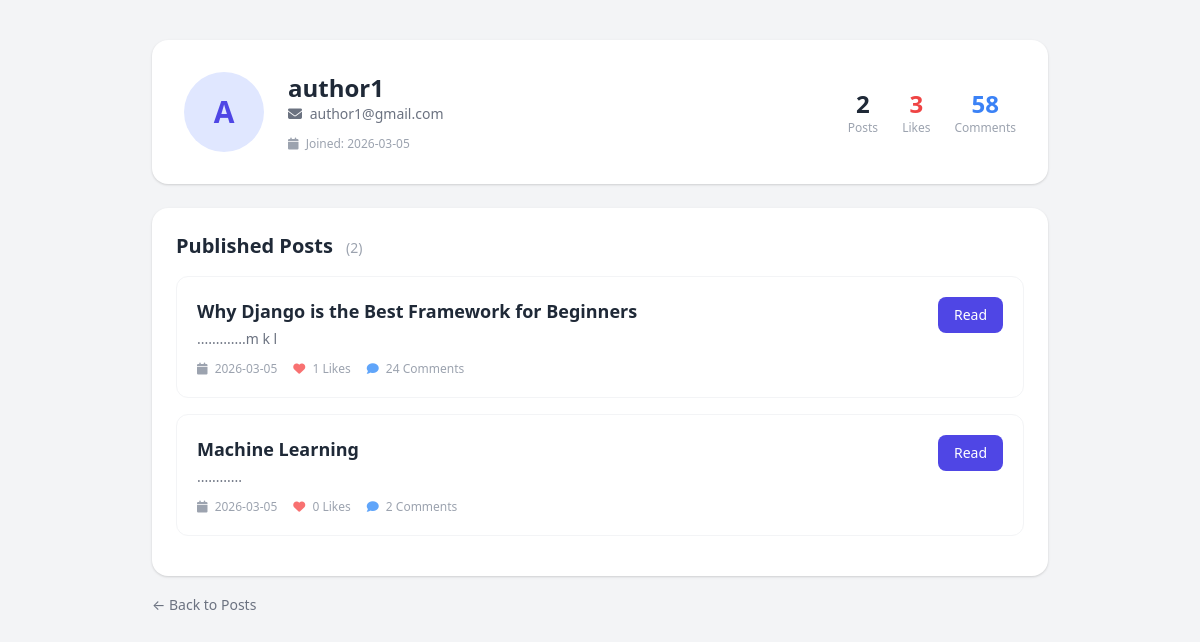
/users/author/author1, run on the app's committed database.
### users/models.py (models this page shows)
class CustomUser(AbstractUser):
    is_approved = models.BooleanField(default = False)
    is_author = models.BooleanField(default = False)

### posts/models.py (models this page shows, shortened)
class Post(models.Model):
    STATUS_CHOICES = [
        ('Draft', 'Draft'),
        ('Published', 'Published'),
    ]
    topic = models.CharField(max_length = 170)
    article = models.TextField()
    author = models.ForeignKey(settings.AUTH_USER_MODEL, on_delete = models.CASCADE)
    status = models.CharField(max_length = 10, choices= STATUS_CHOICES, default = 'Draft')
    slug = models.SlugField(max_length = 200, unique = True , blank = True)
    created_at = models.DateTimeField(auto_now_add = True)
    updated_at = models.DateTimeField(auto_now = True)

### users/views.py (the view)
# urls.py: path('author/<str:username>', AuthorProfileView.as_view(), name = "author_profile"),
class AuthorProfileView(View):
    def get(self, request, username):
        author = get_object_or_404(User, username=username)
        posts = Post.objects.filter(
            author=author,
            status='Published'
        ).order_by('-created_at')
        total_posts = posts.count()
        total_likes = Like.objects.filter(post__author=author).count()
        total_comments = Comment.objects.filter(post__author=author).count()
        return render(request, 'users/author_profile.html', {
            'author': author,
            'posts': posts,
            'total_posts': total_posts,
            'total_likes': total_likes,
            'total_comments': total_comments
        })

### users/templates/users/author_profile.html (shortened to what this page needs)
<!DOCTYPE html>
<html lang="en">
<head>
    <link rel="stylesheet" href="https://cdn.jsdelivr.net/npm/tailwindcss@2.2.19/dist/tailwind.min.css">
    <link rel="stylesheet" href="https://cdnjs.cloudflare.com/ajax/libs/font-awesome/6.5.0/css/all.min.css">
</head>
<body class="bg-gray-100 p-10">
<div class="max-w-4xl mx-auto">
    <div class="bg-white rounded-2xl shadow p-8 mb-6 flex items-center gap-6">
        <div class="bg-indigo-100 text-indigo-600 rounded-full w-20 h-20 flex items-center justify-center text-3xl font-bold flex-shrink-0">
            {{ author.username|first|upper }}
        </div>
        <div class="flex-1">
            <h1 class="text-2xl font-bold text-gray-800">{{ author.username }}</h1>
            <p class="text-gray-500 text-sm mb-3">
                <i class="fa-solid fa-envelope mr-1"></i> {{ author.email }}
            </p>
            <p class="text-gray-400 text-xs">
                <i class="fa-solid fa-calendar mr-1"></i> Joined: {{ author.date_joined|date:"Y-m-d" }}
            </p>
        </div>
        <div class="flex gap-6 text-center flex-shrink-0">
            <div>
                <p class="text-2xl font-bold text-gray-800">{{ total_posts }}</p>
                <p class="text-gray-400 text-xs">Posts</p>
            </div>
            <div>
                <p class="text-2xl font-bold text-red-500">{{ total_likes }}</p>
                <p class="text-gray-400 text-xs">Likes</p>
            </div>
            <div>
                <p class="text-2xl font-bold text-blue-500">{{ total_comments }}</p>
                <p class="text-gray-400 text-xs">Comments</p>
            </div>
        </div>
    </div>
    <div class="bg-white rounded-2xl shadow p-6">
        <h2 class="text-xl font-bold text-gray-800 mb-4">
            Published Posts
            <span class="text-gray-400 text-sm font-normal ml-2">({{ total_posts }})</span>
        </h2>
        {% for post in posts %}
        <div class="border border-gray-100 rounded-xl p-5 mb-4 hover:shadow-md transition">
            <div class="flex justify-between items-start">
                <div>
                    <h3 class="text-lg font-semibold text-gray-800 mb-1">{{ post.topic }}</h3>
                    <p class="text-gray-500 text-sm mb-3">
                        {{ post.article|truncatewords:20 }}
                    </p>
                    <div class="flex items-center gap-4 text-xs text-gray-400">
                        <span>
                            <i class="fa-solid fa-calendar mr-1"></i>
                            {{ post.created_at|date:"Y-m-d" }}
                        </span>
                        <span>
                            <i class="fa-solid fa-heart text-red-400 mr-1"></i>
                            {{ post.likes.count }} Likes
                        </span>
                        <span>
                            <i class="fa-solid fa-comment text-blue-400 mr-1"></i>
                            {{ post.comments.count }} Comments
                        </span>
                    </div>
                </div>
                <a href="{% url 'post_detail' post.slug %}"
                   class="bg-indigo-600 text-white px-4 py-2 rounded-lg text-sm hover:bg-indigo-700 flex-shrink-0 ml-4">
                    Read
                </a>
            </div>
        </div>
        {% empty %}
            <div class="text-center py-10 text-gray-400">
                <i class="fa-solid fa-newspaper text-4xl mb-3 opacity-30"></i>
                <p class="text-sm">No published posts yet.</p>
            </div>
        {% endfor %}
    </div>
    <div class="mt-4">
        <a href="{% url 'post_list' %}" class="text-gray-500 text-sm hover:underline">
            ← Back to Posts
        </a>
    </div>
</div>
</body>
</html>

### data on the page
CustomUser: username|first "A", username "author1", email "author1@gmail.com", date_joined "2026-03-05"
Post: topic "Why Django is the Best Framework for Beginners", article ".............m k l", created_at "2026-03-05", likes.count "1", comments.count "24"
Post: topic "Machine Learning", article "............", created_at "2026-03-05", likes.count "0", comments.count "2"

### other printed values
{{ total_posts }} "2"
{{ total_likes }} "3"
{{ total_comments }} "58"
